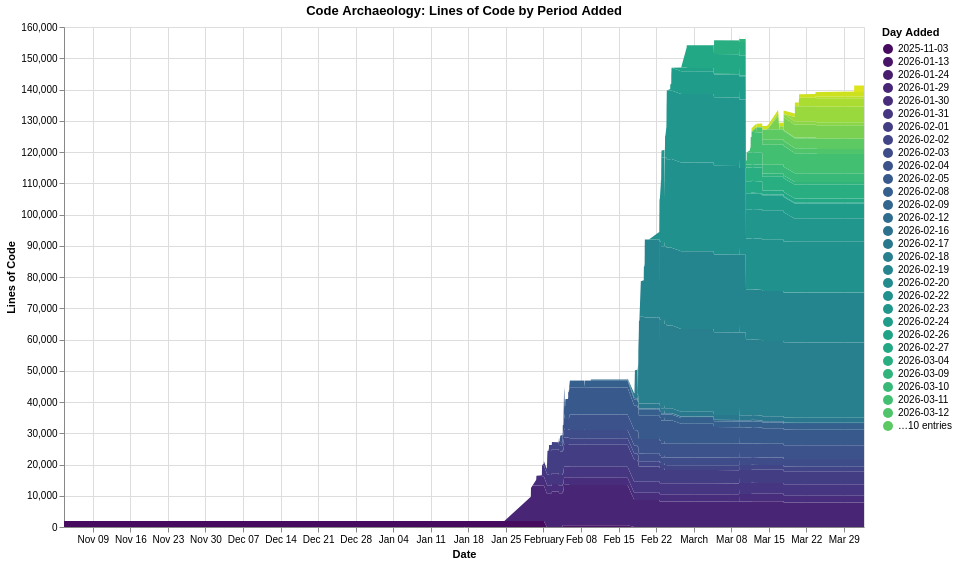

Source (Vega-Lite JSON):
### Vega-Lite specification from a JSON file in a GitHub repository (floating-point values rounded to 4 significant figures; data arrays with more than 128 entries replaced by an {"elided": "..."} marker saying what was removed)
{"$schema": "https://vega.github.io/schema/vega-lite/v6.1.0.json", "config": {"view": {"continuousHeight": 300, "continuousWidth": 300}}, "data": {"name": "data-bf76e8a213f34e41cc70aa683fbae221"}, "datasets": {"data-bf76e8a213f34e41cc70aa683fbae221": {"elided": "6638 records"}}, "encoding": {"color": {"field": "period", "scale": {"scheme": "viridis"}, "title": "Day Added", "type": "ordinal"}, "order": {"field": "period", "sort": "ascending", "type": "ordinal"}, "tooltip": [{"field": "commit_date", "type": "temporal"}, {"field": "period", "type": "ordinal"}, {"field": "line_count", "type": "quantitative"}], "x": {"field": "commit_date", "title": "Date", "type": "temporal"}, "y": {"field": "line_count", "title": "Lines of Code", "type": "quantitative"}}, "height": 500, "mark": {"type": "area"}, "title": "Code Archaeology: Lines of Code by Period Added", "width": 800}
